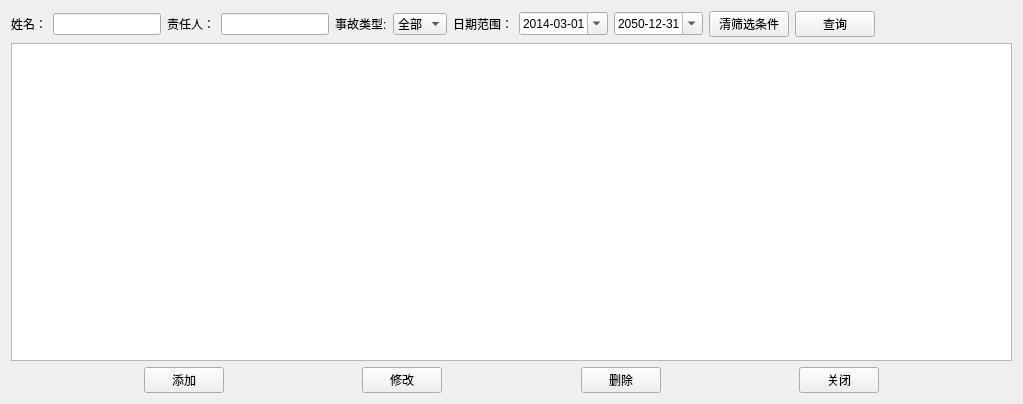
<?xml version="1.0" encoding="UTF-8"?>
<ui version="4.0">
 <class>AccidentRecord</class>
 <widget class="QWidget" name="AccidentRecord">
  <property name="geometry">
   <rect>
    <x>0</x>
    <y>0</y>
    <width>1023</width>
    <height>404</height>
   </rect>
  </property>
  <property name="windowTitle">
   <string>Form</string>
  </property>
  <layout class="QGridLayout" name="gridLayout">
   <item row="0" column="0">
    <layout class="QVBoxLayout" name="verticalLayout">
     <item>
      <layout class="QHBoxLayout" name="horizontalLayout">
       <item>
        <widget class="QLabel" name="label_2">
         <property name="text">
          <string>姓名：</string>
         </property>
        </widget>
       </item>
       <item>
        <widget class="QLineEdit" name="lineEdit_name">
         <property name="sizePolicy">
          <sizepolicy hsizetype="Preferred" vsizetype="Fixed">
           <horstretch>0</horstretch>
           <verstretch>0</verstretch>
          </sizepolicy>
         </property>
        </widget>
       </item>
       <item>
        <widget class="QLabel" name="label_4">
         <property name="text">
          <string>责任人：</string>
         </property>
        </widget>
       </item>
       <item>
        <widget class="QLineEdit" name="lineEdit_personInCharge">
         <property name="sizePolicy">
          <sizepolicy hsizetype="Preferred" vsizetype="Fixed">
           <horstretch>0</horstretch>
           <verstretch>0</verstretch>
          </sizepolicy>
         </property>
        </widget>
       </item>
       <item>
        <widget class="QLabel" name="label_3">
         <property name="text">
          <string>事故类型:</string>
         </property>
        </widget>
       </item>
       <item>
        <widget class="QComboBox" name="comboBox">
         <item>
          <property name="text">
           <string>全部</string>
          </property>
         </item>
        </widget>
       </item>
       <item>
        <widget class="QLabel" name="label">
         <property name="frameShape">
          <enum>QFrame::NoFrame</enum>
         </property>
         <property name="frameShadow">
          <enum>QFrame::Plain</enum>
         </property>
         <property name="text">
          <string>日期范围：</string>
         </property>
        </widget>
       </item>
       <item>
        <widget class="QDateEdit" name="dateEdit_start">
         <property name="date">
          <date>
           <year>2014</year>
           <month>3</month>
           <day>1</day>
          </date>
         </property>
         <property name="maximumDate">
          <date>
           <year>2050</year>
           <month>12</month>
           <day>31</day>
          </date>
         </property>
         <property name="minimumDate">
          <date>
           <year>2014</year>
           <month>3</month>
           <day>1</day>
          </date>
         </property>
         <property name="displayFormat">
          <string>yyyy-MM-dd</string>
         </property>
         <property name="calendarPopup">
          <bool>true</bool>
         </property>
        </widget>
       </item>
       <item>
        <widget class="QDateEdit" name="dateEdit_end">
         <property name="date">
          <date>
           <year>2050</year>
           <month>12</month>
           <day>31</day>
          </date>
         </property>
         <property name="maximumDate">
          <date>
           <year>2050</year>
           <month>12</month>
           <day>31</day>
          </date>
         </property>
         <property name="minimumDate">
          <date>
           <year>2014</year>
           <month>3</month>
           <day>1</day>
          </date>
         </property>
         <property name="displayFormat">
          <string>yyyy-MM-dd</string>
         </property>
         <property name="calendarPopup">
          <bool>true</bool>
         </property>
        </widget>
       </item>
       <item>
        <widget class="QPushButton" name="btn_clear">
         <property name="text">
          <string>清筛选条件</string>
         </property>
        </widget>
       </item>
       <item>
        <widget class="QPushButton" name="btn_search">
         <property name="text">
          <string>查询</string>
         </property>
        </widget>
       </item>
       <item>
        <spacer name="horizontalSpacer">
         <property name="orientation">
          <enum>Qt::Horizontal</enum>
         </property>
         <property name="sizeHint" stdset="0">
          <size>
           <width>40</width>
           <height>20</height>
          </size>
         </property>
        </spacer>
       </item>
      </layout>
     </item>
     <item>
      <widget class="QTableView" name="tableView"/>
     </item>
     <item>
      <layout class="QHBoxLayout" name="horizontalLayout_2">
       <item>
        <spacer name="horizontalSpacer_2">
         <property name="orientation">
          <enum>Qt::Horizontal</enum>
         </property>
         <property name="sizeHint" stdset="0">
          <size>
           <width>40</width>
           <height>20</height>
          </size>
         </property>
        </spacer>
       </item>
       <item>
        <widget class="QPushButton" name="btn_add">
         <property name="text">
          <string>添加</string>
         </property>
        </widget>
       </item>
       <item>
        <spacer name="horizontalSpacer_3">
         <property name="orientation">
          <enum>Qt::Horizontal</enum>
         </property>
         <property name="sizeHint" stdset="0">
          <size>
           <width>40</width>
           <height>20</height>
          </size>
         </property>
        </spacer>
       </item>
       <item>
        <widget class="QPushButton" name="btn_change">
         <property name="text">
          <string>修改</string>
         </property>
        </widget>
       </item>
       <item>
        <spacer name="horizontalSpacer_4">
         <property name="orientation">
          <enum>Qt::Horizontal</enum>
         </property>
         <property name="sizeHint" stdset="0">
          <size>
           <width>40</width>
           <height>20</height>
          </size>
         </property>
        </spacer>
       </item>
       <item>
        <widget class="QPushButton" name="btn_delete">
         <property name="text">
          <string>删除</string>
         </property>
        </widget>
       </item>
       <item>
        <spacer name="horizontalSpacer_5">
         <property name="orientation">
          <enum>Qt::Horizontal</enum>
         </property>
         <property name="sizeHint" stdset="0">
          <size>
           <width>40</width>
           <height>20</height>
          </size>
         </property>
        </spacer>
       </item>
       <item>
        <widget class="QPushButton" name="btn_close">
         <property name="text">
          <string>关闭</string>
         </property>
        </widget>
       </item>
       <item>
        <spacer name="horizontalSpacer_6">
         <property name="orientation">
          <enum>Qt::Horizontal</enum>
         </property>
         <property name="sizeHint" stdset="0">
          <size>
           <width>40</width>
           <height>20</height>
          </size>
         </property>
        </spacer>
       </item>
      </layout>
     </item>
    </layout>
   </item>
  </layout>
 </widget>
 <resources/>
 <connections/>
</ui>
